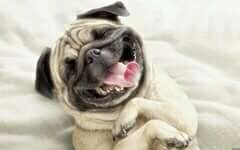
#> input picture dog.jpg, 240 x 150 px
$ python performance_measurement_and_improve.py
#> lines starting #> are read from the running program, lines starting #| are printed output that depends on the picture
import cv2 as cv
import numpy as np
import time
# Goal
# Measure the performance of code
# Some tips improve the performance of code
# cv.getTickCount(): call it before and after the function execution to get number of clock-cycles used to execute a function
# e1 = cv.getTickCount()
# # your code execution
# e2 = cv.getTickCount()
# time = (e2 - e1)/ cv.getTickFrequency()
# cv.getTickFrequancy()
# can use cv.useOptimized() to check if it is enabled/disabled and cv.setUseOptimized(True/False) to enable/disable, OpenCV runs the optimized code if it is enabled

img1 = cv.imread('dog.jpg')
#> img1 is the input picture: shape (150, 240, 3); mean B, G, R 176.1, 189.8, 195.2
e1 = cv.getTickCount()
# e1 = time.time()
for i in xrange(5,49,2):
    img1 = cv.medianBlur(img1,i)
#> this loop made 22 passes
#> pass 1, `img1 = cv.medianBlur(img1,i)`:
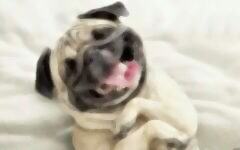
#> img1: shape (150, 240, 3); mean B, G, R 176.3, 190.1, 195.4
#> pass 3, `img1 = cv.medianBlur(img1,i)`:
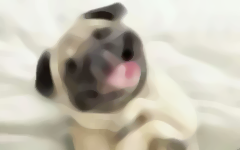
#> img1: shape (150, 240, 3); mean B, G, R 177.2, 191.1, 196.6
#> after the loop:
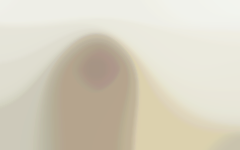
#> img1: shape (150, 240, 3); mean B, G, R 192.5, 209.6, 215.6
e2 = cv.getTickCount()
# e2 = time.time()
t = (e2 - e1)/cv.getTickFrequency()
print( t )
# print( e2 - e1 )

$ run again, with mypic.jpg copied over dog.jpg
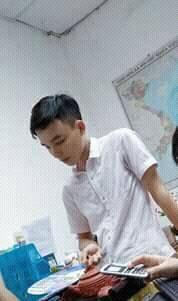
#> input picture mypic.jpg, 178 x 301 px
#> img1 is the input picture: shape (301, 178, 3); mean B, G, R 171.4, 165.9, 160.1
#> the loop `for i in xrange(5,49,2):` made 22 passes
#> pass 1, `img1 = cv.medianBlur(img1,i)`:
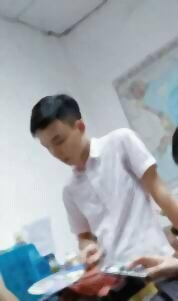
#> img1: shape (301, 178, 3); mean B, G, R 171.7, 166.2, 160.4
#> after the loop `for i in xrange(5,49,2):`:
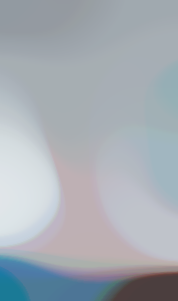
#> img1: shape (301, 178, 3); mean B, G, R 180.2, 172.7, 165.5
